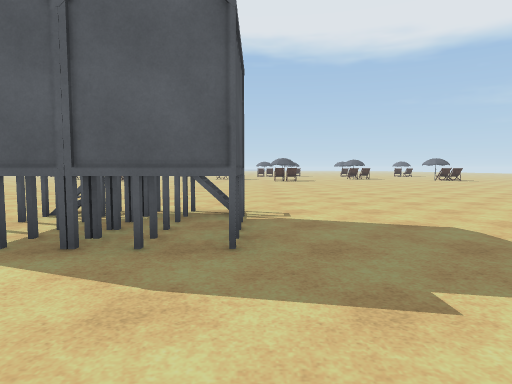
[1] (above)

21 first-person views from a walk through a scene from a Unity 3-D project. The camera is 1.4 m above the floor, tilts 4° down and sees 75° across. The floor is counted in squares, 2 m on a side. Each view is taken from the middle of a square. On the plan, view 1 faces up. The plan holds only what a view shows up to about 10 squares ahead; the rest is blank. The place goes on beyond the plan. Surface patterns are stand-ins for the level's own textures.

[2]
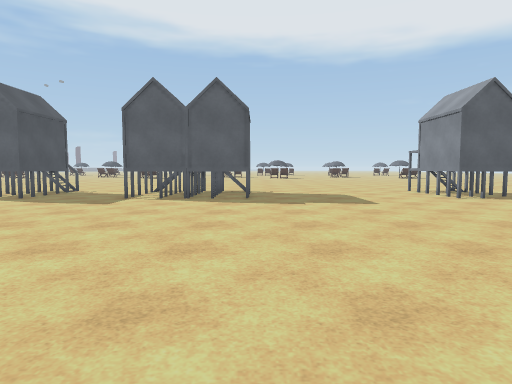

[3]
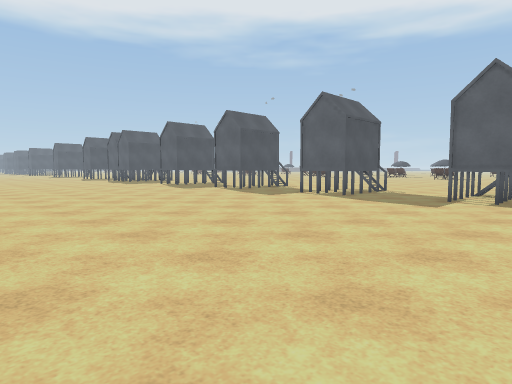

[4]
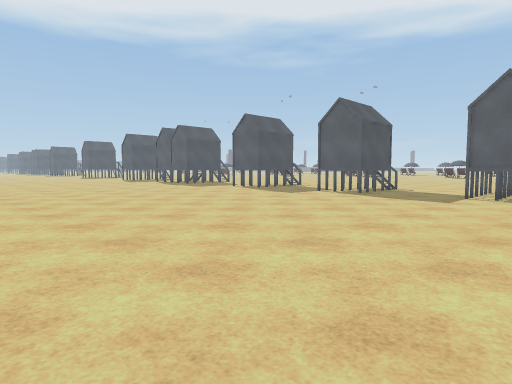

[5]
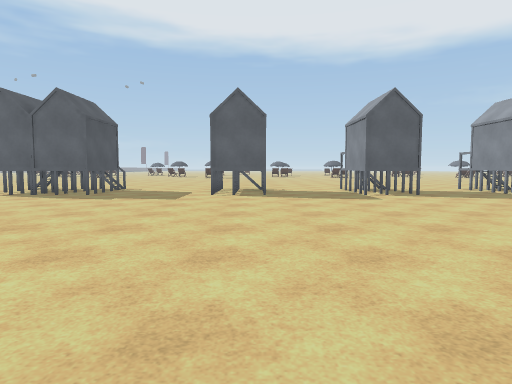

[6]
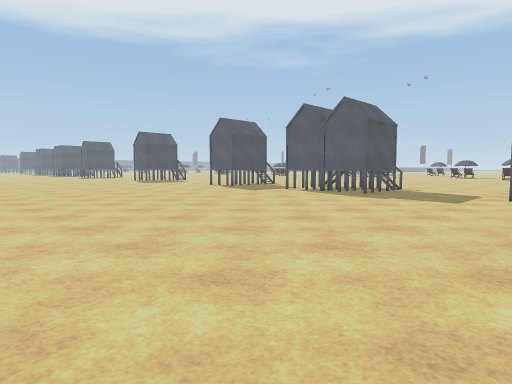

[7]
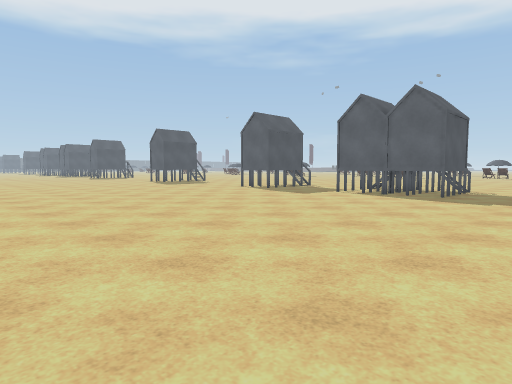

[8]
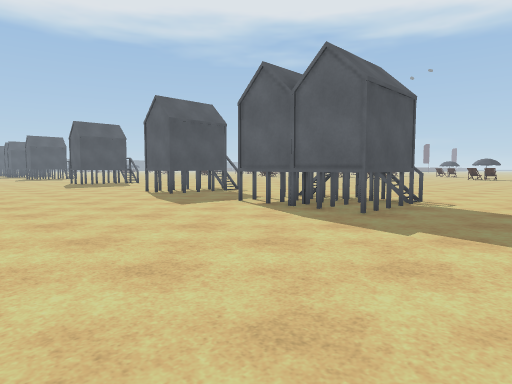

[9]
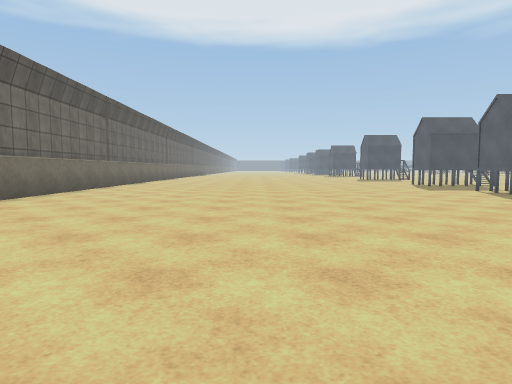

[10]
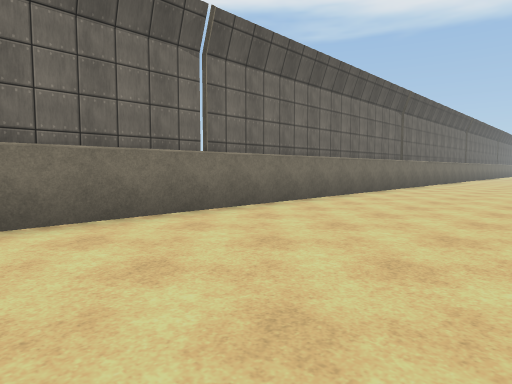

[11]
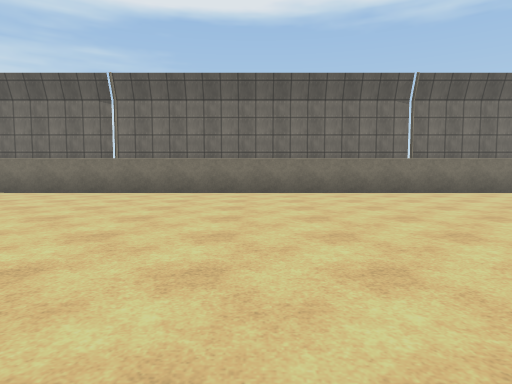

[12]
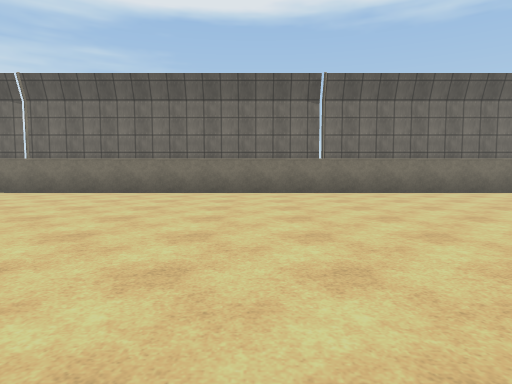

[13]
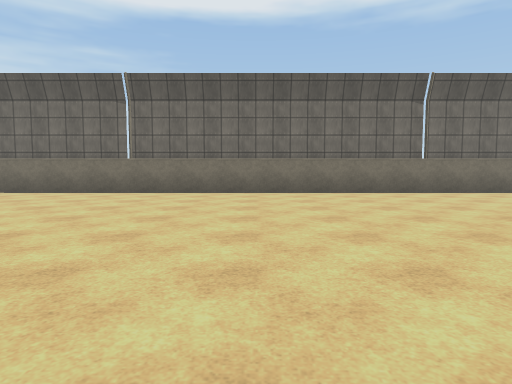

[14]
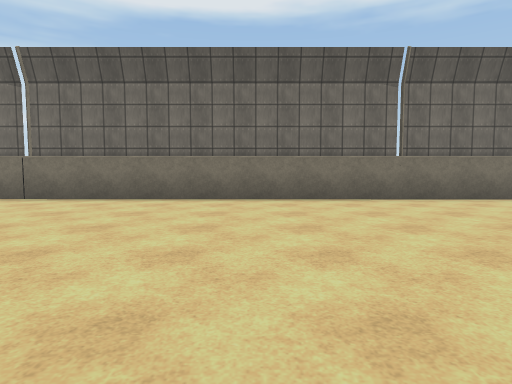

[15]
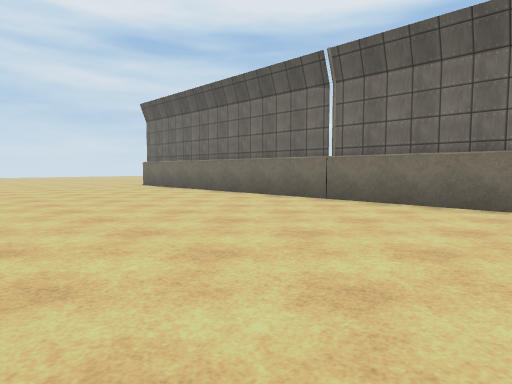

[16]
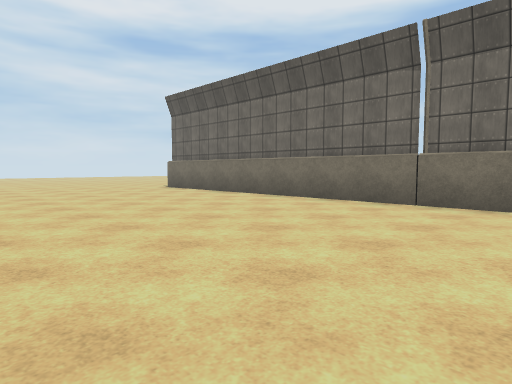

[17]
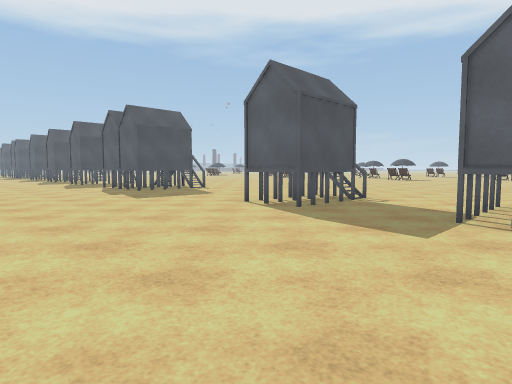

[18]
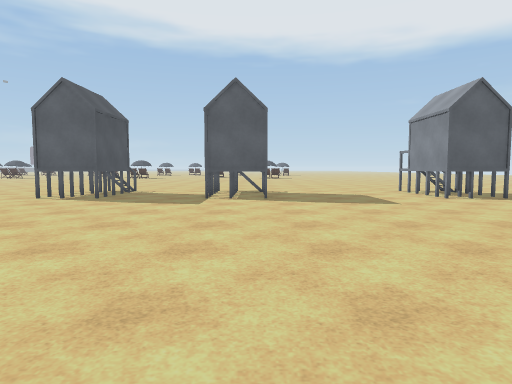

[19]
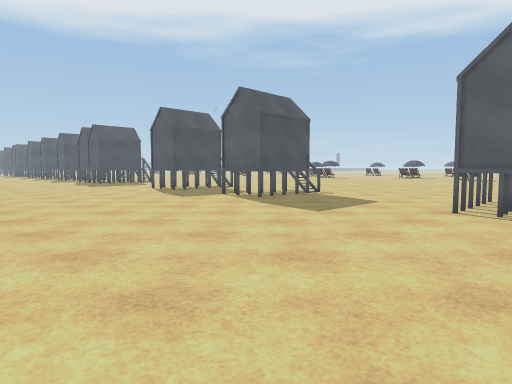

[20]
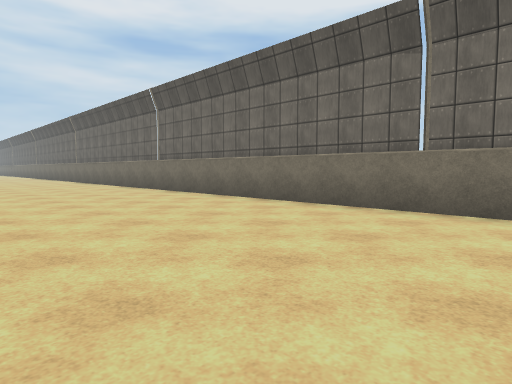

[21]
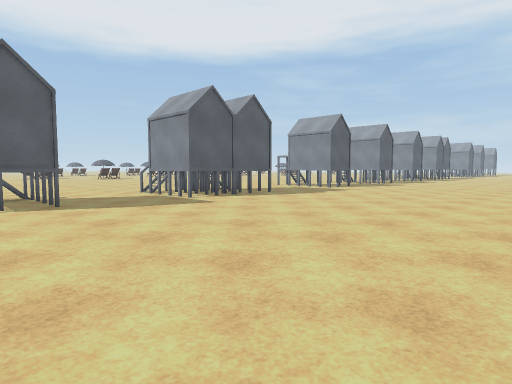

### Floor plan
Key: @ floor where view 1 was taken; # wall or solid block; . floor; H hut.
Columns run from 26 left of view 1 to 16 right of it. Each row starts with its distance up from view 1.
 10                    ..     .........
  9        ..          ..   ...........
  8       ....          ..  ............   ..
  7   .. .....           ...............  ...
  6  ..........          ............... .....
  5  H...H #...H    H .#H..#HHH....H#..H#....HH
  4   ...###...# ..##..##..####....##..##....##
  3  #...###...##..##..##..####....##..##....##
  2 ..........................................
  1 ...........................................
  0 ..........................@................
 -1 ...........................................
 -2 .............................. ............
 -3 ...........................................
 -4 ...........................................
 -5 ...........................................
 -6 ...........................................
 -7 ...........................................
 -8 ...........................................
 -9  ..........................................
-10  ##########################################

Positions as (right, up) in squares from view 1, and headings:
1: (0, 0), facing up
2: (0, -5), facing up
3: (-1, -5), facing up-left
4: (-5, -6), facing up-left
5: (-14, -6), facing up
6: (-14, -6), facing up-left
7: (-16, -6), facing up-left
8: (-16, -2), facing up-left
9: (-11, -4), facing left
10: (-12, -5), facing down-left
11: (-11, 0), facing down
12: (-5, 0), facing down
13: (-2, 0), facing down
14: (5, -2), facing down
15: (6, -3), facing down-right
16: (8, -3), facing down-right
17: (10, -2), facing up-left
18: (10, -5), facing up
19: (16, -3), facing up-left
20: (-26, -4), facing down-right
21: (-26, -4), facing up-right
